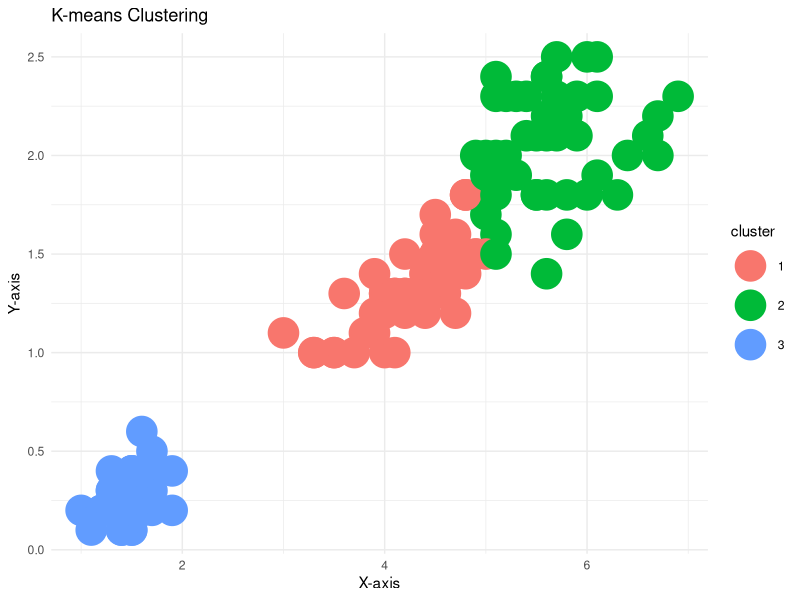

This figure's R source:
# install.packages("ggplot2")  # Uncomment if ggplot2 is not installed
library(ggplot2) # Create a sample dataset
set.seed(123) # For reproducibility
data <- data.frame(
    x = rnorm(100),
    y = rnorm(100)
)
df <- iris
data <- df[, 3:4]
# Set the number of clusters
k <- 3

# Run K-means clustering
kmeans_result <- kmeans(data, centers = k, nstart = 25)

# View the results
# print(kmeans_result)# Set the number of clusters
data$cluster <- as.factor(kmeans_result$cluster)

# Plot the clusters
ggplot(data, aes(x = Petal.Length, y = Petal.Width, color = cluster)) +
    geom_point(size = 10) +
    labs(title = "K-means Clustering", x = "X-axis", y = "Y-axis") +
    theme_minimal()
